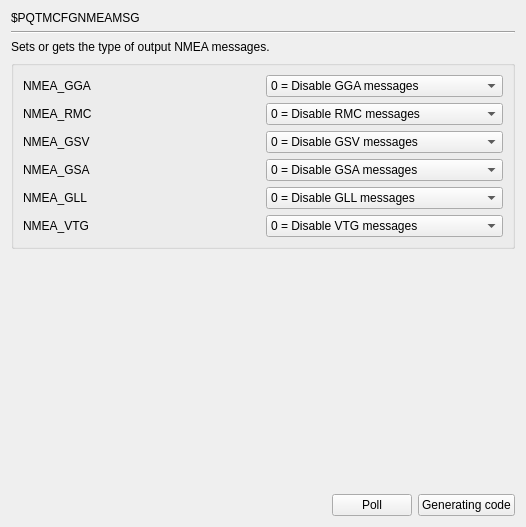
     <widget class="QWidget" name="page_PQTMCFGNMEAMSG">
      <layout class="QGridLayout" name="gridLayout_5">
       <item row="0" column="0">
        <widget class="QLabel" name="label_552">
         <property name="text">
          <string>$PQTMCFGNMEAMSG</string>
         </property>
        </widget>
       </item>
       <item row="1" column="0" colspan="3">
        <widget class="Line" name="line_141">
         <property name="orientation">
          <enum>Qt::Horizontal</enum>
         </property>
        </widget>
       </item>
       <item row="2" column="0" colspan="2">
        <widget class="QLabel" name="label_553">
         <property name="text">
          <string>Sets or gets the type of output NMEA messages.</string>
         </property>
        </widget>
       </item>
       <item row="3" column="0" colspan="3">
        <widget class="QGroupBox" name="groupBox_5">
         <property name="title">
          <string/>
         </property>
         <layout class="QGridLayout" name="gridLayout_39">
          <item row="3" column="1">
           <widget class="QComboBox" name="comboBox_PQTMCFGNMEAMSG_NMEA_GSA">
            <item>
             <property name="text">
              <string>0 = Disable GSA messages</string>
             </property>
            </item>
            <item>
             <property name="text">
              <string>1 = Enable GSA messages</string>
             </property>
            </item>
           </widget>
          </item>
          <item row="2" column="0">
           <widget class="QLabel" name="label_38">
            <property name="text">
             <string>NMEA_GSV</string>
            </property>
           </widget>
          </item>
          <item row="4" column="1">
           <widget class="QComboBox" name="comboBox_PQTMCFGNMEAMSG_NMEA_GLL">
            <item>
             <property name="text">
              <string>0 = Disable GLL messages</string>
             </property>
            </item>
            <item>
             <property name="text">
              <string>1 = Enable GLL messages</string>
             </property>
            </item>
           </widget>
          </item>
          <item row="4" column="0">
           <widget class="QLabel" name="label_40">
            <property name="text">
             <string>NMEA_GLL</string>
            </property>
           </widget>
          </item>
          <item row="3" column="0">
           <widget class="QLabel" name="label_39">
            <property name="text">
             <string>NMEA_GSA</string>
            </property>
           </widget>
          </item>
          <item row="0" column="0">
           <widget class="QLabel" name="label_36">
            <property name="text">
             <string>NMEA_GGA</string>
            </property>
           </widget>
          </item>
          <item row="1" column="1">
           <widget class="QComboBox" name="comboBox_PQTMCFGNMEAMSG_NMEA_RMC">
            <item>
             <property name="text">
              <string>0 = Disable RMC messages</string>
             </property>
            </item>
            <item>
             <property name="text">
              <string>1 = Enable RMC messages</string>
             </property>
            </item>
           </widget>
          </item>
          <item row="0" column="1">
           <widget class="QComboBox" name="comboBox_PQTMCFGNMEAMSG_NMEA_GGA">
            <item>
             <property name="text">
              <string>0 = Disable GGA messages</string>
             </property>
            </item>
            <item>
             <property name="text">
              <string>1 = Enable GGA messages</string>
             </property>
            </item>
           </widget>
          </item>
          <item row="5" column="1">
           <widget class="QComboBox" name="comboBox_PQTMCFGNMEAMSG_NMEA_VTG">
            <item>
             <property name="text">
              <string>0 = Disable VTG messages</string>
             </property>
            </item>
            <item>
             <property name="text">
              <string>1 = Enable VTG messages</string>
             </property>
            </item>
           </widget>
          </item>
          <item row="1" column="0">
           <widget class="QLabel" name="label_37">
            <property name="text">
             <string>NMEA_RMC</string>
            </property>
           </widget>
          </item>
          <item row="2" column="1">
           <widget class="QComboBox" name="comboBox_PQTMCFGNMEAMSG_NMEA_GSV">
            <item>
             <property name="text">
              <string>0 = Disable GSV messages</string>
             </property>
            </item>
            <item>
             <property name="text">
              <string>1 = Enable GSV messages</string>
             </property>
            </item>
           </widget>
          </item>
          <item row="5" column="0">
           <widget class="QLabel" name="label_41">
            <property name="text">
             <string>NMEA_VTG</string>
            </property>
           </widget>
          </item>
         </layout>
        </widget>
       </item>
       <item row="4" column="2">
        <spacer name="verticalSpacer_141">
         <property name="orientation">
          <enum>Qt::Vertical</enum>
         </property>
         <property name="sizeHint" stdset="0">
          <size>
           <width>20</width>
           <height>239</height>
          </size>
         </property>
        </spacer>
       </item>
       <item row="5" column="0">
        <spacer name="horizontalSpacer_141">
         <property name="orientation">
          <enum>Qt::Horizontal</enum>
         </property>
         <property name="sizeHint" stdset="0">
          <size>
           <width>315</width>
           <height>20</height>
          </size>
         </property>
        </spacer>
       </item>
       <item row="5" column="1">
        <widget class="QPushButton" name="poll_PQTMCFGNMEAMSG">
         <property name="text">
          <string>Poll</string>
         </property>
        </widget>
       </item>
       <item row="5" column="2">
        <widget class="QPushButton" name="GC_PQTMCFGNMEAMSG">
         <property name="text">
          <string>Generating code</string>
         </property>
        </widget>
       </item>
      </layout>
     </widget>
